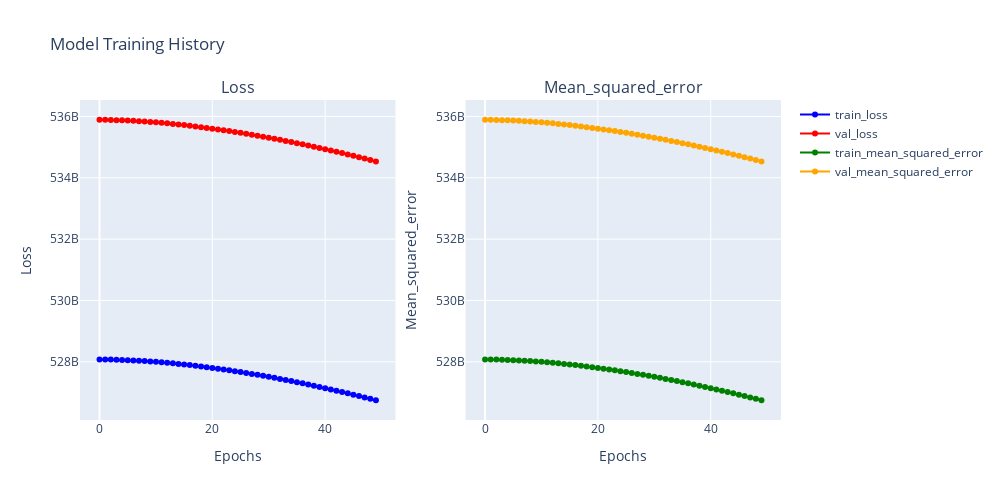

The code cell stored with this chart in its notebook:
### Code cell
# Plot the training and validation accuracy over epochs
plot_history(history, metric='mean_squared_error')
